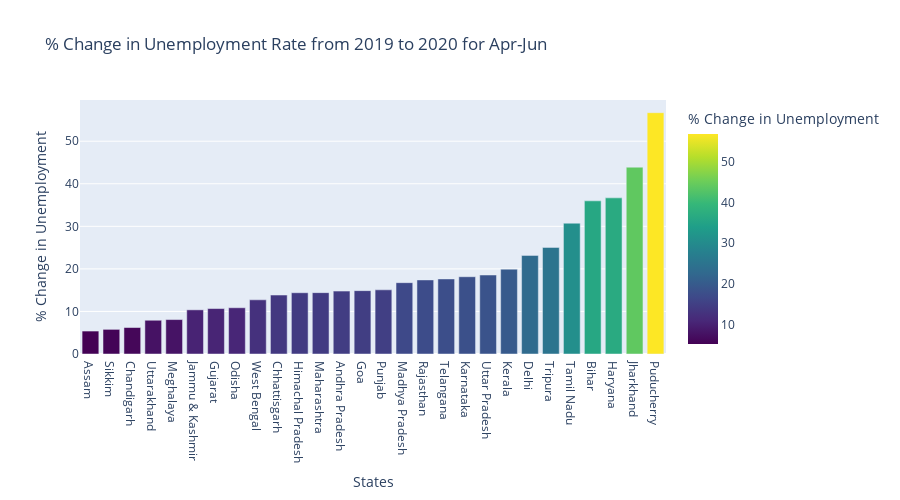

Notebook code for this chart:
### Code cell
# Percentage change in unemployment after lockdown

fig = px.bar(percent_change_df, x='States',y='Rate Change in Unemployment',color='Rate Change in Unemployment',
            labels={ 'Rate Change in Unemployment' : '% Change in Unemployment'},
            title='% Change in Unemployment Rate from 2019 to 2020 for Apr-Jun ',
            color_continuous_scale = 'viridis', width=900, height=500)
fig.show()

### Figure 1 — Plotly figure (JSON) as saved in the notebook; plotly's stock layout.template omitted (floating-point values rounded to 4 significant figures)
{"data": [{"alignmentgroup": "True", "hovertemplate": "States=%{x}<br>% Change in Unemployment=%{marker.color}<extra></extra>", "legendgroup": "", "marker": {"color": [5.39, 5.79, 6.22, 7.93, 8.09, 10.38, 10.68, 10.87, 12.73, 13.85, 14.4, 14.42, 14.78, 14.89, 15.08, 16.76, 17.41, 17.64, 18.16, 18.56, 19.94, 23.17, 25.05, 30.74, 35.99, 36.69, 43.9, 56.7], "coloraxis": "coloraxis", "pattern": {"shape": ""}}, "name": "", "offsetgroup": "", "orientation": "v", "showlegend": false, "textposition": "auto", "type": "bar", "x": ["Assam", "Sikkim", "Chandigarh", "Uttarakhand", "Meghalaya", "Jammu & Kashmir", "Gujarat", "Odisha", "West Bengal", "Chhattisgarh", "Himachal Pradesh", "Maharashtra", "Andhra Pradesh", "Goa", "Punjab", "Madhya Pradesh", "Rajasthan", "Telangana", "Karnataka", "Uttar Pradesh", "Kerala", "Delhi", "Tripura", "Tamil Nadu", "Bihar", "Haryana", "Jharkhand", "Puducherry"], "xaxis": "x", "y": [5.39, 5.79, 6.22, 7.93, 8.09, 10.38, 10.68, 10.87, 12.73, 13.85, 14.4, 14.42, 14.78, 14.89, 15.08, 16.76, 17.41, 17.64, 18.16, 18.56, 19.94, 23.17, 25.05, 30.74, 35.99, 36.69, 43.9, 56.7], "yaxis": "y"}], "layout": {"barmode": "relative", "coloraxis": {"colorbar": {"title": {"text": "% Change in Unemployment"}}, "colorscale": [[0, "#440154"], [0.1111, "#482878"], [0.2222, "#3e4989"], [0.3333, "#31688e"], [0.4444, "#26828e"], [0.5556, "#1f9e89"], [0.6667, "#35b779"], [0.7778, "#6ece58"], [0.8889, "#b5de2b"], [1, "#fde725"]]}, "height": 500, "legend": {"tracegroupgap": 0}, "title": {"text": "% Change in Unemployment Rate from 2019 to 2020 for Apr-Jun "}, "width": 900, "xaxis": {"anchor": "y", "autorange": true, "domain": [0, 1], "range": [-0.5, 27.5], "title": {"text": "States"}, "type": "category"}, "yaxis": {"anchor": "x", "autorange": true, "domain": [0, 1], "range": [0, 59.68], "title": {"text": "% Change in Unemployment"}, "type": "linear"}}}
